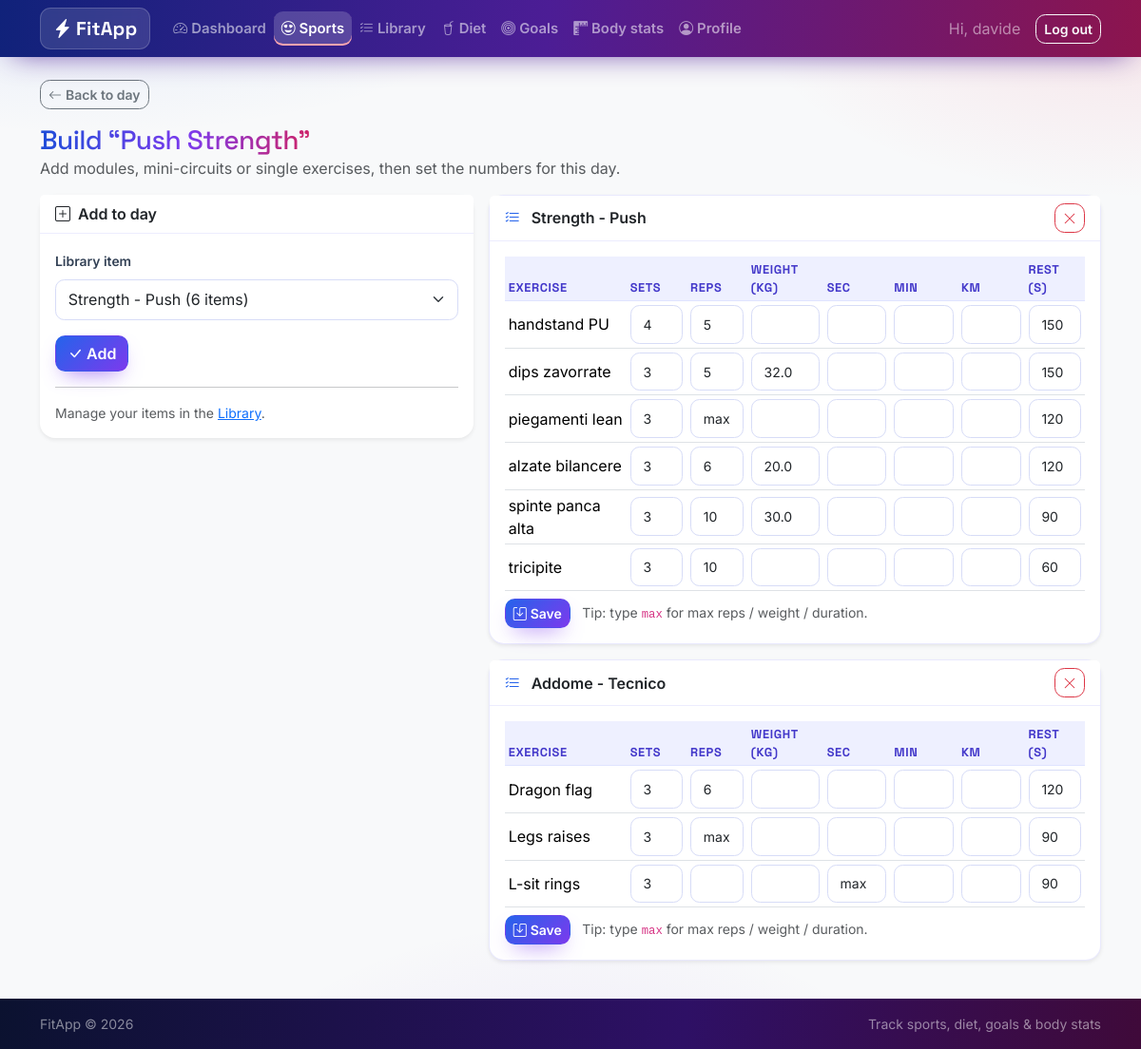
The app's page /sports/1/workouts/1/days/1/build (signed in) with its own data.
### tables this page shows
CREATE TABLE users (
    id            INTEGER PRIMARY KEY AUTOINCREMENT,
    username      TEXT UNIQUE NOT NULL,
    email         TEXT UNIQUE NOT NULL,
    password_hash TEXT NOT NULL,
    height_cm     REAL,
    birth_date    TEXT,
    sex           TEXT,
    created_at    TEXT NOT NULL DEFAULT (datetime('now'))
, role TEXT NOT NULL DEFAULT 'user');

CREATE TABLE "workout_modules" (
                    id       INTEGER PRIMARY KEY AUTOINCREMENT,
                    user_id  INTEGER NOT NULL REFERENCES users (id) ON DELETE CASCADE,
                    position INTEGER NOT NULL DEFAULT 0,
                    name     TEXT NOT NULL,
                    notes    TEXT
                );

CREATE TABLE day_entry_sets (
    id           INTEGER PRIMARY KEY AUTOINCREMENT,
    day_entry_id INTEGER NOT NULL REFERENCES day_entries (id) ON DELETE CASCADE,
    position     INTEGER NOT NULL DEFAULT 0,
    exercise_id  INTEGER NOT NULL REFERENCES library_exercises (id) ON DELETE CASCADE,
    circuit_id   INTEGER REFERENCES library_circuits (id) ON DELETE SET NULL,
    sets         INTEGER,
    reps         INTEGER,
    weight_kg    REAL,
    duration_sec INTEGER,
    duration_min REAL,
    distance_km  REAL,
    rest_sec     INTEGER,
    notes        TEXT
, distance_m REAL, pace_km_per_min REAL, rounds INTEGER);

CREATE TABLE "library_exercises" (
                id       INTEGER PRIMARY KEY AUTOINCREMENT,
                user_id  INTEGER NOT NULL REFERENCES users (id) ON DELETE CASCADE,
                position INTEGER NOT NULL DEFAULT 0,
                name     TEXT NOT NULL,
                muscles  TEXT,
                label    TEXT CHECK (label IN ('strength', 'skill', 'cardio')),
                notes    TEXT
            );

### fitapp/routes/sports.py (the view, shortened to what this page needs)
@bp.route("/<int:sport_id>/workouts/<int:workout_id>/days/<int:day_id>/build", methods=("GET", "POST"))
@login_required
def day_build(sport_id, workout_id, day_id):
    _get_sport(sport_id)
    _get_workout(sport_id, workout_id)
    day = _get_day(sport_id, workout_id, day_id)
    db = get_db()
    return render_template("sports/day_build.html", **_build_context(db, sport_id, workout_id, day))

### fitapp/templates/sports/day_build.html (shortened to what this page needs)
{% extends "base.html" %}
{% block back %}
<a class="btn btn-outline-secondary btn-sm mb-3" href="{{ url_for('sports.day_detail', sport_id=sport['id'], workout_id=workout['id'], day_id=day['id']) }}">
  <i class="bi bi-arrow-left me-1"></i>Back to day
</a>
{% endblock %}
{% block content %}
<div class="d-flex flex-wrap justify-content-between align-items-start mb-3 gap-2">
  <div>
    <h1 class="h3 mb-0">Build &ldquo;{{ day['name'] }}&rdquo;</h1>
    <p class="text-muted mb-0">Add modules, mini-circuits or single exercises, then set the numbers for this day.</p>
  </div>
</div>
<div class="row g-3">
  <div class="col-lg-5">
    <div class="card shadow-sm border-0">
      <div class="card-header fw-semibold"><i class="bi bi-plus-square me-2"></i>Add to day</div>
      <div class="card-body">
        <form method="post" novalidate>
          <div class="mb-3">
            <label class="form-label" for="target">Library item</label>
            <select class="form-select" name="target" id="target" required>
              <optgroup label="Modules">
                {% for m in modules %}
                <option value="m:{{ m['id'] }}">{{ m['name'] }} ({{ m['item_count'] }} items)</option>
                {% endfor %}
              </optgroup>
            </select>
          </div>
          <button class="btn btn-success" type="submit"><i class="bi bi-check-lg me-1"></i>Add</button>
        </form>
        <hr>
        <p class="small text-muted mb-0">
          Manage your items in the <a href="{{ url_for('library.index') }}">Library</a>.
        </p>
      </div>
    </div>
  </div>
  <div class="col-lg-7">
    {% for block in entries %}
    {% set entry = block['entry'] %}
    <div class="card shadow-sm mb-3">
      <div class="card-header d-flex flex-wrap justify-content-between align-items-center gap-2">
        <span class="fw-semibold">
          <i class="bi bi-list-check me-2 text-blue"></i>
          {% if entry['module_id'] %}{{ entry['module_name'] }}
          {% elif entry['circuit_id'] %}{{ entry['circuit_name'] }} <span class="small text-muted">(mini-circuit)</span>
          {% else %}{{ entry['exercise_name'] }}{% endif %}
        </span>
        <form method="post"
              action="{{ url_for('sports.day_entry_remove', sport_id=sport['id'], workout_id=workout['id'], day_id=day['id'], entry_id=entry['id']) }}"
              onsubmit="return confirm('Remove this item from the day?');">
          <button class="btn btn-sm btn-outline-danger" type="submit" title="Remove"><i class="bi bi-x-lg"></i></button>
        </form>
      </div>
      <div class="card-body">
        {% set cardio_sets = block['sets'] | selectattr('exercise_label', 'equalto', 'cardio') | list %}
        {% set other_sets = block['sets'] | rejectattr('exercise_label', 'equalto', 'cardio') | list %}
        {% if other_sets %}
        <form method="post">
          <div class="table-responsive">
            <table class="table table-sm align-middle mb-0">
              <thead class="table-light">
                <tr>
                  <th style="min-width:8rem">Exercise</th>
                  <th style="width:5rem">Sets</th>
                  <th style="width:5rem">Reps</th>
                  <th style="width:6rem">Weight (kg)</th>
                  <th style="width:6rem">Sec</th>
                  <th style="width:6rem">Min</th>
                  <th style="width:6rem">Km</th>
                  <th style="width:5rem">Rest (s)</th>
                </tr>
              </thead>
              <tbody>
                {% for s in other_sets %}
                <tr>
                  <td>
                    {{ s['exercise_name'] }}
                  </td>
                  <td><input class="form-control form-control-sm" name="sets_{{ s['id'] }}" value="{{ s['sets'] if s['sets'] is not none else '' }}"></td>
                  <td><input class="form-control form-control-sm" name="reps_{{ s['id'] }}" value="{{ s['reps'] if s['reps'] is not none else '' }}"></td>
                  <td><input class="form-control form-control-sm" name="weight_{{ s['id'] }}" value="{{ s['weight_kg'] if s['weight_kg'] is not none else '' }}"></td>
                  <td><input class="form-control form-control-sm" name="duration_sec_{{ s['id'] }}" value="{{ s['duration_sec'] if s['duration_sec'] is not none else '' }}"></td>
                  <td><input class="form-control form-control-sm" name="duration_min_{{ s['id'] }}" value="{{ s['duration_min'] if s['duration_min'] is not none else '' }}"></td>
                  <td><input class="form-control form-control-sm" name="distance_{{ s['id'] }}" value="{{ s['distance_km'] if s['distance_km'] is not none else '' }}"></td>
                  <td><input class="form-control form-control-sm" name="rest_{{ s['id'] }}" value="{{ s['rest_sec'] if s['rest_sec'] is not none else '' }}"></td>
                </tr>
                {% endfor %}
              </tbody>
            </table>
          </div>
          <div class="mt-2">
            <button class="btn btn-sm btn-success" type="submit"><i class="bi bi-save me-1"></i>Save</button>
            <span class="small text-muted ms-2">Tip: type <code>max</code> for max reps / weight / duration.</span>
          </div>
        </form>
        {% endif %}
      </div>
    </div>
    {% endfor %}
  </div>
</div>
{% endblock %}

### fitapp/templates/base.html (shortened to what this page needs)
<!doctype html>
<html lang="en" data-bs-theme="light">
<head>
  <link href="https://cdn.jsdelivr.net/npm/bootstrap@5.3.3/dist/css/bootstrap.min.css" rel="stylesheet">
  <link href="https://cdn.jsdelivr.net/npm/bootstrap-icons@1.11.3/font/bootstrap-icons.min.css" rel="stylesheet">
  <link href="{{ url_for('static', filename='css/style.css') }}" rel="stylesheet">
</head>
<body class="d-flex flex-column min-vh-100 bg-light">
<nav class="navbar navbar-expand-lg navbar-dark navbar-fitapp sticky-top">
  <div class="container">
    <a class="navbar-brand fw-bold" href="{{ url_for('dashboard.index') }}">
      <i class="bi bi-lightning-charge-fill me-1"></i>FitApp
    </a>
    <div class="collapse navbar-collapse" id="mainNav">
      {% if g.user %}
      <ul class="navbar-nav me-auto">
        {% if g.user['role'] == 'admin' %}
        <li class="nav-item"><a class="nav-link {% if request.endpoint and request.endpoint.startswith('profile.') %}active{% endif %}"
           href="{{ url_for('profile.index') }}"><i class="bi bi-person-circle me-1"></i>Profile</a></li>
        <li class="nav-item"><a class="nav-link {% if request.endpoint and request.endpoint.startswith('admin.') %}active{% endif %}"
           href="{{ url_for('admin.index') }}"><i class="bi bi-shield-lock me-1"></i>Admin</a></li>
        {% else %}
        <li class="nav-item"><a class="nav-link {% if request.endpoint == 'dashboard.index' %}active{% endif %}"
           href="{{ url_for('dashboard.index') }}"><i class="bi bi-speedometer2 me-1"></i>Dashboard</a></li>
        <li class="nav-item"><a class="nav-link {% if request.endpoint and request.endpoint.startswith('sports.') %}active{% endif %}"
           href="{{ url_for('sports.index') }}"><i class="bi bi-emoji-heart-eyes me-1"></i>Sports</a></li>
        <li class="nav-item"><a class="nav-link {% if request.endpoint and request.endpoint.startswith('library.') %}active{% endif %}"
           href="{{ url_for('library.index') }}"><i class="bi bi-list-check me-1"></i>Library</a></li>
        <li class="nav-item"><a class="nav-link {% if request.endpoint and request.endpoint.startswith('diets.') %}active{% endif %}"
           href="{{ url_for('diets.index') }}"><i class="bi bi-cup-straw me-1"></i>Diet</a></li>
        <li class="nav-item"><a class="nav-link {% if request.endpoint and request.endpoint.startswith('goals.') %}active{% endif %}"
           href="{{ url_for('goals.index') }}"><i class="bi bi-bullseye me-1"></i>Goals</a></li>
        <li class="nav-item"><a class="nav-link {% if request.endpoint and request.endpoint.startswith('stats.') %}active{% endif %}"
           href="{{ url_for('stats.index') }}"><i class="bi bi-rulers me-1"></i>Body stats</a></li>
        <li class="nav-item"><a class="nav-link {% if request.endpoint and request.endpoint.startswith('profile.') %}active{% endif %}"
           href="{{ url_for('profile.index') }}"><i class="bi bi-person-circle me-1"></i>Profile</a></li>
        {% endif %}
      </ul>
      <div class="d-flex align-items-center">
        <span class="navbar-text me-3 text-white-50">Hi, {{ g.user['username'] }}</span>
        <form action="{{ url_for('auth.logout') }}" method="post" class="m-0">
          <button class="btn btn-outline-light btn-sm" type="submit">Log out</button>
        </form>
      </div>
      {% endif %}
    </div>
  </div>
</nav>
<main class="container py-4 flex-grow-1">
  {% block back %}{% endblock %}
  {% block content %}{% endblock %}
</main>
<footer class="bg-dark text-white-50 py-3 mt-auto">
  <div class="container small d-flex justify-content-between">
    <span>FitApp &copy; {{ now_year if now_year else '2026' }}</span>
    <span>Track sports, diet, goals &amp; body stats</span>
  </div>
</footer>
</body>
</html>

### records on screen
users: user.username "davide"
workout_modules: module_name "Strength - Push"
day_entry_sets: exercise_name "handstand PU", sets "4", reps "5", rest_sec "150"
day_entry_sets: exercise_name "dips zavorrate", sets "3", reps "5", weight_kg "32.0", rest_sec "150"
day_entry_sets: exercise_name "piegamenti lean", id "3", reps "max", rest_sec "120"
day_entry_sets: exercise_name "alzate bilancere", sets "3", reps "6", weight_kg "20.0", rest_sec "120"
day_entry_sets: exercise_name "spinte panca alta", sets "3", reps "10", weight_kg "30.0", rest_sec "90"
day_entry_sets: exercise_name "tricipite", sets "3", reps "10", rest_sec "60"
workout_modules: module_name "Addome - Tecnico"
day_entry_sets: exercise_name "Dragon flag", sets "3", reps "6", rest_sec "120"
day_entry_sets: exercise_name "Legs raises", sets "3", reps "max", rest_sec "90"
day_entry_sets: exercise_name "L-sit rings", sets "3", duration_sec "max", rest_sec "90"

### other values on screen
form field target "Strength - Push (6 items)"
